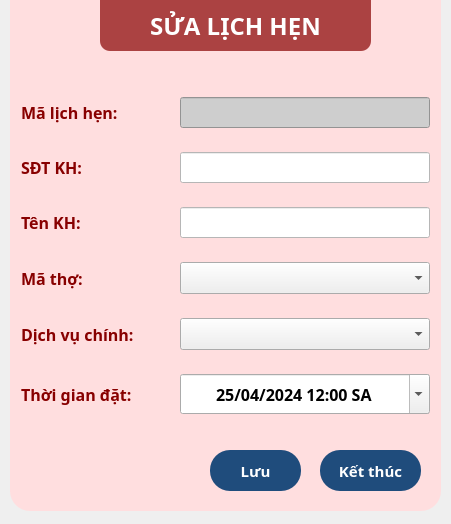
<?xml version="1.0" encoding="UTF-8"?>
<ui version="4.0">
 <class>booking_edit_form</class>
 <widget class="QDialog" name="booking_edit_form">
  <property name="geometry">
   <rect>
    <x>0</x>
    <y>0</y>
    <width>451</width>
    <height>524</height>
   </rect>
  </property>
  <property name="windowTitle">
   <string>Sửa đặt lịch</string>
  </property>
  <property name="windowIcon">
   <iconset resource="bg_img.qrc">
    <normaloff>:/img/Barbershop/2.png</normaloff>:/img/Barbershop/2.png</iconset>
  </property>
  <property name="styleSheet">
   <string notr="true">QPushButton{
	padding: 10 0 10 0;
	border-radius: 20;
	color: rgb(255, 255, 255);
	background-color: rgb(31, 76, 124);
}
QPushButton:hover{
	background-color: rgb(46, 123, 175);
}
QPushButton:pressed{
	background-color: rgb(10, 158, 69);
}</string>
  </property>
  <widget class="QGroupBox" name="groupBox_2">
   <property name="geometry">
    <rect>
     <x>10</x>
     <y>90</y>
     <width>431</width>
     <height>411</height>
    </rect>
   </property>
   <property name="font">
    <font>
     <family>Noto Sans</family>
     <pointsize>16</pointsize>
     <weight>75</weight>
     <bold>true</bold>
    </font>
   </property>
   <property name="styleSheet">
    <string notr="true">QGroupBox{
	border: 0;
}</string>
   </property>
   <property name="title">
    <string/>
   </property>
   <widget class="QGroupBox" name="groupBox">
    <property name="geometry">
     <rect>
      <x>10</x>
      <y>-20</y>
      <width>411</width>
      <height>371</height>
     </rect>
    </property>
    <property name="styleSheet">
     <string notr="true">QGroupBox{
	border: 0px;
}

QLineEdit{
	background-color: rgb(255, 255, 255);
}
QLabel {
	color: rgb(136, 0, 0);
}</string>
    </property>
    <layout class="QGridLayout" name="gridLayout">
     <property name="leftMargin">
      <number>1</number>
     </property>
     <property name="rightMargin">
      <number>1</number>
     </property>
     <item row="1" column="0">
      <widget class="QLabel" name="label_3">
       <property name="font">
        <font>
         <family>Noto Sans</family>
         <pointsize>12</pointsize>
         <weight>75</weight>
         <bold>true</bold>
        </font>
       </property>
       <property name="text">
        <string>SĐT KH:</string>
       </property>
      </widget>
     </item>
     <item row="3" column="0">
      <widget class="QLabel" name="label_5">
       <property name="font">
        <font>
         <family>Noto Sans</family>
         <pointsize>12</pointsize>
         <weight>75</weight>
         <bold>true</bold>
        </font>
       </property>
       <property name="text">
        <string>Mã thợ:</string>
       </property>
      </widget>
     </item>
     <item row="0" column="1">
      <widget class="QLineEdit" name="ma_lich_edit">
       <property name="minimumSize">
        <size>
         <width>200</width>
         <height>0</height>
        </size>
       </property>
       <property name="maximumSize">
        <size>
         <width>250</width>
         <height>16777215</height>
        </size>
       </property>
       <property name="font">
        <font>
         <family>Noto Sans</family>
         <pointsize>12</pointsize>
        </font>
       </property>
       <property name="styleSheet">
        <string notr="true">background-color: rgb(206, 206, 206);</string>
       </property>
       <property name="alignment">
        <set>Qt::AlignCenter</set>
       </property>
       <property name="readOnly">
        <bool>true</bool>
       </property>
      </widget>
     </item>
     <item row="1" column="1">
      <widget class="QLineEdit" name="sdt_kh_lich_edit">
       <property name="minimumSize">
        <size>
         <width>200</width>
         <height>0</height>
        </size>
       </property>
       <property name="maximumSize">
        <size>
         <width>250</width>
         <height>16777215</height>
        </size>
       </property>
       <property name="font">
        <font>
         <family>Noto Sans</family>
         <pointsize>12</pointsize>
        </font>
       </property>
       <property name="alignment">
        <set>Qt::AlignCenter</set>
       </property>
      </widget>
     </item>
     <item row="5" column="1">
      <widget class="QDateTimeEdit" name="time_lich_chkbx">
       <property name="minimumSize">
        <size>
         <width>200</width>
         <height>20</height>
        </size>
       </property>
       <property name="maximumSize">
        <size>
         <width>250</width>
         <height>40</height>
        </size>
       </property>
       <property name="font">
        <font>
         <family>Noto Sans</family>
         <pointsize>12</pointsize>
         <weight>75</weight>
         <bold>true</bold>
        </font>
       </property>
       <property name="locale">
        <locale language="Vietnamese" country="Vietnam"/>
       </property>
       <property name="alignment">
        <set>Qt::AlignCenter</set>
       </property>
       <property name="date">
        <date>
         <year>2024</year>
         <month>4</month>
         <day>25</day>
        </date>
       </property>
       <property name="currentSection">
        <enum>QDateTimeEdit::DaySection</enum>
       </property>
       <property name="displayFormat">
        <string>dd/MM/yyyy h:mm AP</string>
       </property>
       <property name="calendarPopup">
        <bool>true</bool>
       </property>
       <property name="timeSpec">
        <enum>Qt::LocalTime</enum>
       </property>
      </widget>
     </item>
     <item row="2" column="0">
      <widget class="QLabel" name="label_4">
       <property name="font">
        <font>
         <family>Noto Sans</family>
         <pointsize>12</pointsize>
         <weight>75</weight>
         <bold>true</bold>
        </font>
       </property>
       <property name="text">
        <string>Tên KH:</string>
       </property>
      </widget>
     </item>
     <item row="0" column="0">
      <widget class="QLabel" name="label_2">
       <property name="font">
        <font>
         <family>Noto Sans</family>
         <pointsize>12</pointsize>
         <weight>75</weight>
         <bold>true</bold>
        </font>
       </property>
       <property name="text">
        <string>Mã lịch hẹn:</string>
       </property>
      </widget>
     </item>
     <item row="2" column="1">
      <widget class="QLineEdit" name="ten_kh_lich_edit">
       <property name="minimumSize">
        <size>
         <width>200</width>
         <height>0</height>
        </size>
       </property>
       <property name="maximumSize">
        <size>
         <width>250</width>
         <height>16777215</height>
        </size>
       </property>
       <property name="font">
        <font>
         <family>Noto Sans</family>
         <pointsize>12</pointsize>
        </font>
       </property>
       <property name="alignment">
        <set>Qt::AlignCenter</set>
       </property>
      </widget>
     </item>
     <item row="4" column="0">
      <widget class="QLabel" name="label_6">
       <property name="font">
        <font>
         <family>Noto Sans</family>
         <pointsize>12</pointsize>
         <weight>75</weight>
         <bold>true</bold>
        </font>
       </property>
       <property name="text">
        <string>Dịch vụ chính:</string>
       </property>
      </widget>
     </item>
     <item row="5" column="0">
      <widget class="QLabel" name="label_7">
       <property name="font">
        <font>
         <family>Noto Sans</family>
         <pointsize>12</pointsize>
         <weight>75</weight>
         <bold>true</bold>
        </font>
       </property>
       <property name="text">
        <string>Thời gian đặt:</string>
       </property>
      </widget>
     </item>
     <item row="3" column="1">
      <widget class="QComboBox" name="ma_tho_chkbx">
       <property name="minimumSize">
        <size>
         <width>0</width>
         <height>32</height>
        </size>
       </property>
      </widget>
     </item>
     <item row="4" column="1">
      <widget class="QComboBox" name="dich_vu_lich_chkbx">
       <property name="minimumSize">
        <size>
         <width>0</width>
         <height>32</height>
        </size>
       </property>
      </widget>
     </item>
    </layout>
   </widget>
   <widget class="QPushButton" name="luu_lich_btn">
    <property name="geometry">
     <rect>
      <x>200</x>
      <y>360</y>
      <width>91</width>
      <height>41</height>
     </rect>
    </property>
    <property name="font">
     <font>
      <family>Noto Sans</family>
      <pointsize>11</pointsize>
      <weight>75</weight>
      <bold>true</bold>
     </font>
    </property>
    <property name="text">
     <string>Lưu</string>
    </property>
   </widget>
   <widget class="QPushButton" name="ket_thuc_lich_btn">
    <property name="geometry">
     <rect>
      <x>310</x>
      <y>360</y>
      <width>101</width>
      <height>41</height>
     </rect>
    </property>
    <property name="font">
     <font>
      <family>Noto Sans</family>
      <pointsize>11</pointsize>
      <weight>75</weight>
      <bold>true</bold>
     </font>
    </property>
    <property name="text">
     <string>Kết thúc</string>
    </property>
   </widget>
  </widget>
  <widget class="QWidget" name="widget_5" native="true">
   <property name="geometry">
    <rect>
     <x>10</x>
     <y>-20</y>
     <width>431</width>
     <height>531</height>
    </rect>
   </property>
   <property name="styleSheet">
    <string notr="true">border-radius: 20px;
background-color: rgb(255, 222, 223);
color: rgb(136, 0, 0);
</string>
   </property>
  </widget>
  <widget class="QLabel" name="label_15">
   <property name="geometry">
    <rect>
     <x>100</x>
     <y>0</y>
     <width>271</width>
     <height>51</height>
    </rect>
   </property>
   <property name="font">
    <font>
     <family>Noto Sans</family>
     <pointsize>18</pointsize>
     <weight>75</weight>
     <bold>true</bold>
    </font>
   </property>
   <property name="styleSheet">
    <string notr="true">color: rgb(255, 255, 255);
background-color: rgba(136, 0, 0, 70%);
border-radius: 0px;
border-bottom-left-radius: 10px;
border-bottom-right-radius: 10px;</string>
   </property>
   <property name="text">
    <string>SỬA LỊCH HẸN</string>
   </property>
   <property name="alignment">
    <set>Qt::AlignCenter</set>
   </property>
  </widget>
  <zorder>widget_5</zorder>
  <zorder>groupBox_2</zorder>
  <zorder>label_15</zorder>
 </widget>
 <tabstops>
  <tabstop>ma_lich_edit</tabstop>
  <tabstop>sdt_kh_lich_edit</tabstop>
  <tabstop>ten_kh_lich_edit</tabstop>
  <tabstop>ma_tho_chkbx</tabstop>
  <tabstop>dich_vu_lich_chkbx</tabstop>
  <tabstop>time_lich_chkbx</tabstop>
  <tabstop>luu_lich_btn</tabstop>
  <tabstop>ket_thuc_lich_btn</tabstop>
 </tabstops>
 <resources>
  <include location="bg_img.qrc"/>
 </resources>
 <connections/>
</ui>
